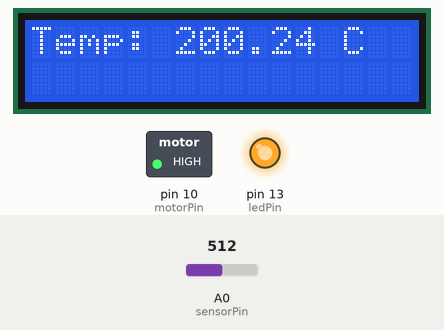
Recording of a sketch running on a simulated Arduino Uno, built with avr-gcc and run on an emulated ATmega328P. Shown: 16×2 character LCD, switched loads named in the sketch (green lamp = pin HIGH), output pins drawn as LEDs (lit = HIGH). Dashed ring = blinking. The inputs (shaded band) are chosen by the test bench; at power-on: A0 (sensorPin) = 512. What the sketch prints to the serial monitor is not drawn.

Above: at 2.7 s.
2.8 s: A0 (sensorPin) set to 170
At 4.2 s:
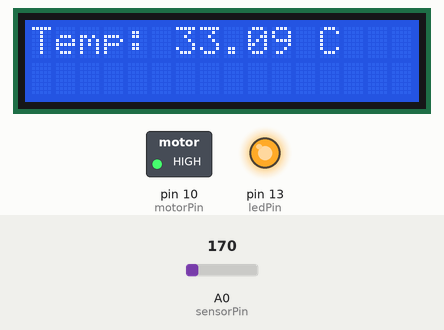
4.5 s: A0 (sensorPin) set to 145
At 5.7 s:
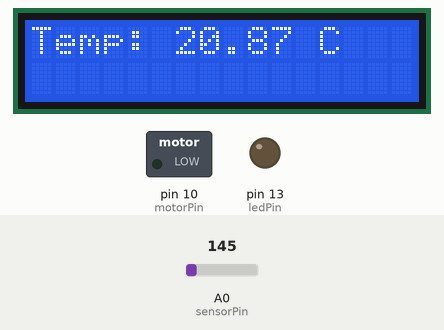
6.0 s: A0 (sensorPin) set to 115
At 6.4 s:
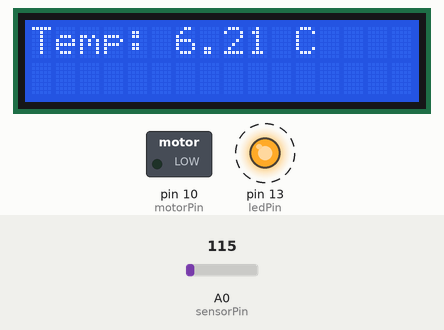
Timing chart, 0 to 15.0 s (numbered marks = the images above; inputs shaded):
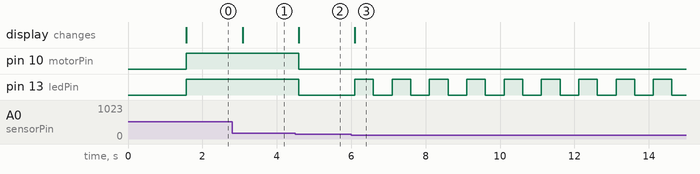

The sketch:

lcd_temp.ino1.ino
```cpp
#include <LiquidCrystal.h>


LiquidCrystal lcd_1(12, 11, 5, 4, 3, 2);


const int sensorPin = A0;
const int ledPin = 13;
const int motorPin = 10;

void setup() {
  pinMode(ledPin, OUTPUT);
  pinMode(motorPin, OUTPUT);

  lcd_1.begin(16, 2);
  Serial.begin(9600);

  lcd_1.print("Temp Sistema");
  delay(1500);
  lcd_1.clear();
}

void loop() {

  int lectura = analogRead(sensorPin);
  float voltaje = lectura * (5.0 / 1023.0);
  float temperatura = (voltaje - 0.5) * 100.0;

  lcd_1.setCursor(0, 0);
  lcd_1.print("Temp: ");
  lcd_1.print(temperatura);
  lcd_1.print(" C  ");

  Serial.print("Temperatura: ");
  Serial.print(temperatura);
  Serial.println(" °C");


  if (temperatura <= 10) {
    digitalWrite(motorPin, LOW);

    digitalWrite(ledPin, HIGH);
    delay(500);
    digitalWrite(ledPin, LOW);
    delay(500);
  }


  else if (temperatura >= 11 && temperatura <= 25) {
    digitalWrite(ledPin, LOW);
    digitalWrite(motorPin, LOW);
    delay(500);
  }


  else if (temperatura >= 26) {
    digitalWrite(ledPin, HIGH);
    digitalWrite(motorPin, HIGH);
    delay(500);
  }
}
```

Measured:
- the behaviour switches between 154 and 153 on A0 (sensorPin) (found by bisection; images 1 and 2)
- the behaviour switches between 123 and 122 on A0 (sensorPin) (found by bisection; images 2 and 3)
- after the input at 2.8 s, the display: changes after 0.28 s (image 1)
- after the input at 4.5 s, pin 10 (motorPin), pin 13 (ledPin): HIGH → LOW after 0.09 s; the display: changes after 0.09 s (image 2)
- after the input at 6.0 s, pin 13 (ledPin): alternates HIGH for 0.50 s and LOW for 0.50 s, starting after 0.10 s; the display: changes after 0.10 s (image 3)
